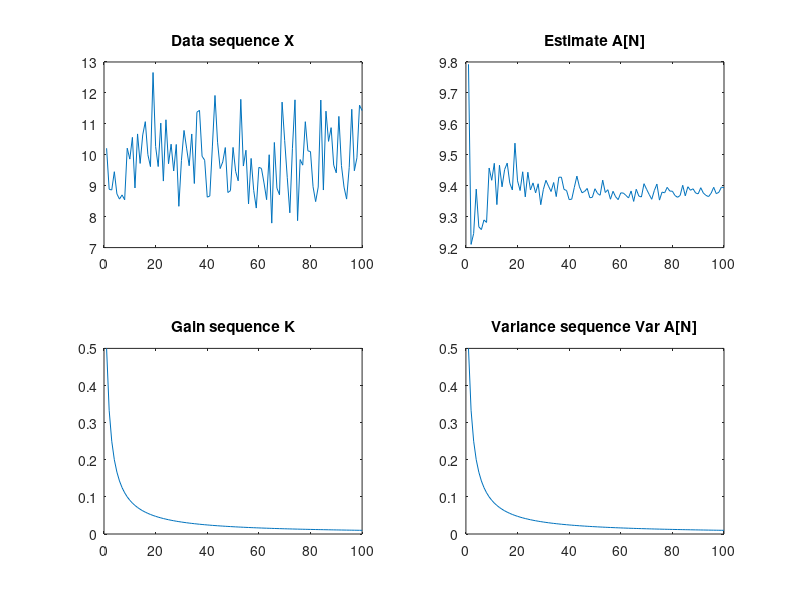
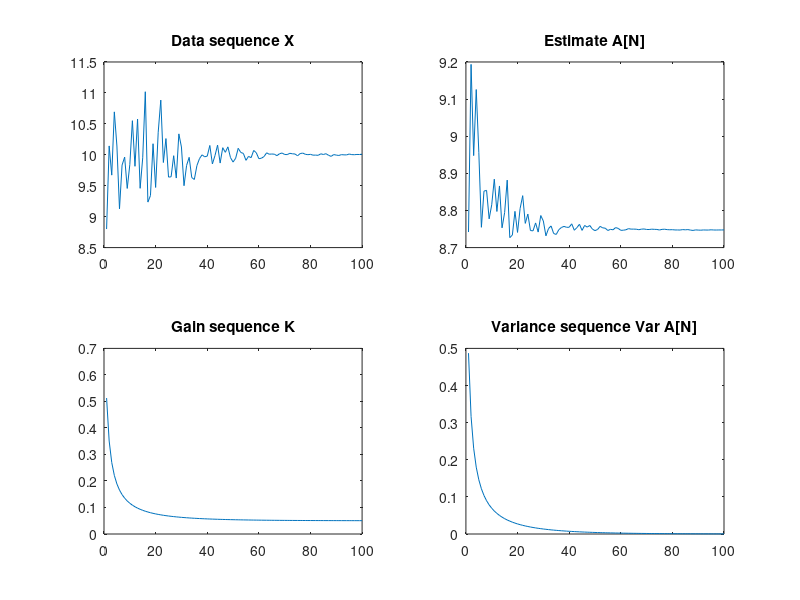
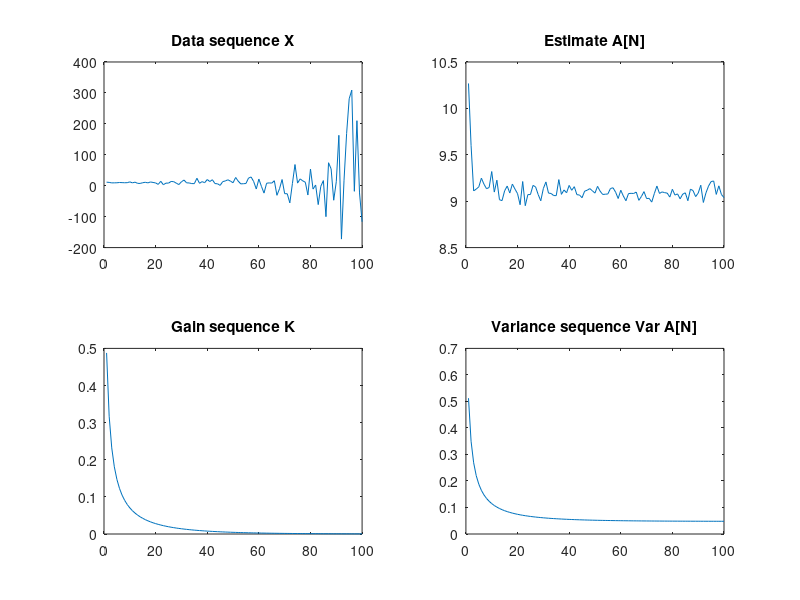

Source code (MATLAB) for these figures, in order:
clear all
N=100;
A=10;
r0=[1 0.95 1.05];
for n=1:3
X=zeros(N,1);
R=zeros(N,1);
%R(1,1)=1;
X_ini=A+randn(1,1)*1;
A_est_ini=X_ini;
Var_X_ini=1;
Var_A_est_ini=1;
X_rec=zeros(N,1);
Var_A_est_rec=zeros(N,1);
K_rec=zeros(N,1);
A_est_rec=zeros(N,1);

r=r0(n);
for i=1:N
R(i,1)=r^i;
sigma=sqrt(R(i,1));
X=A+normrnd(0,r^i);
% recursion
K=Var_A_est_ini/(Var_A_est_ini+R(i,1));
A_est=A_est_ini+K*(X-A_est_ini);
Var_A_est=(1-K)*Var_A_est_ini;
Var_A_est_ini=Var_A_est;
% Record the number
X_rec(i)=X;
Var_A_est_rec(i)=Var_A_est;
K_rec(i)=K;
A_est_rec(i)=A_est;
end
% plot the figure
figure
subplot(2,2,1)
plot(1:N,X_rec);
title('Data sequence X')
subplot(2,2,2)
plot(1:N,A_est_rec);
title('Estimate A[N]')
subplot(2,2,3)
plot(1:N,K_rec);
title('Gain sequence K')
subplot(2,2,4)
plot(1:N,Var_A_est_rec);
title('Variance sequence Var A[N]')
hold on
end